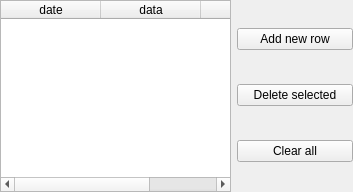
            <widget class="QWidget" name="rawEdit">
             <layout class="QHBoxLayout" name="horizontalLayout_5" stretch="2,1">
              <property name="margin">
               <number>0</number>
              </property>
              <item>
               <widget class="QTableWidget" name="rawTable">
                <property name="columnCount">
                 <number>3</number>
                </property>
                <column>
                 <property name="text">
                  <string>date</string>
                 </property>
                </column>
                <column>
                 <property name="text">
                  <string>data</string>
                 </property>
                </column>
                <column>
                 <property name="text">
                  <string>quality</string>
                 </property>
                </column>
               </widget>
              </item>
              <item>
               <layout class="QVBoxLayout" name="verticalLayout_6">
                <item>
                 <widget class="QPushButton" name="addNewRaw">
                  <property name="text">
                   <string>Add new row</string>
                  </property>
                 </widget>
                </item>
                <item>
                 <widget class="QPushButton" name="deleteRaw">
                  <property name="text">
                   <string>Delete selected</string>
                  </property>
                 </widget>
                </item>
                <item>
                 <widget class="QPushButton" name="clearRaw">
                  <property name="text">
                   <string>Clear all</string>
                  </property>
                 </widget>
                </item>
               </layout>
              </item>
             </layout>
            </widget>
